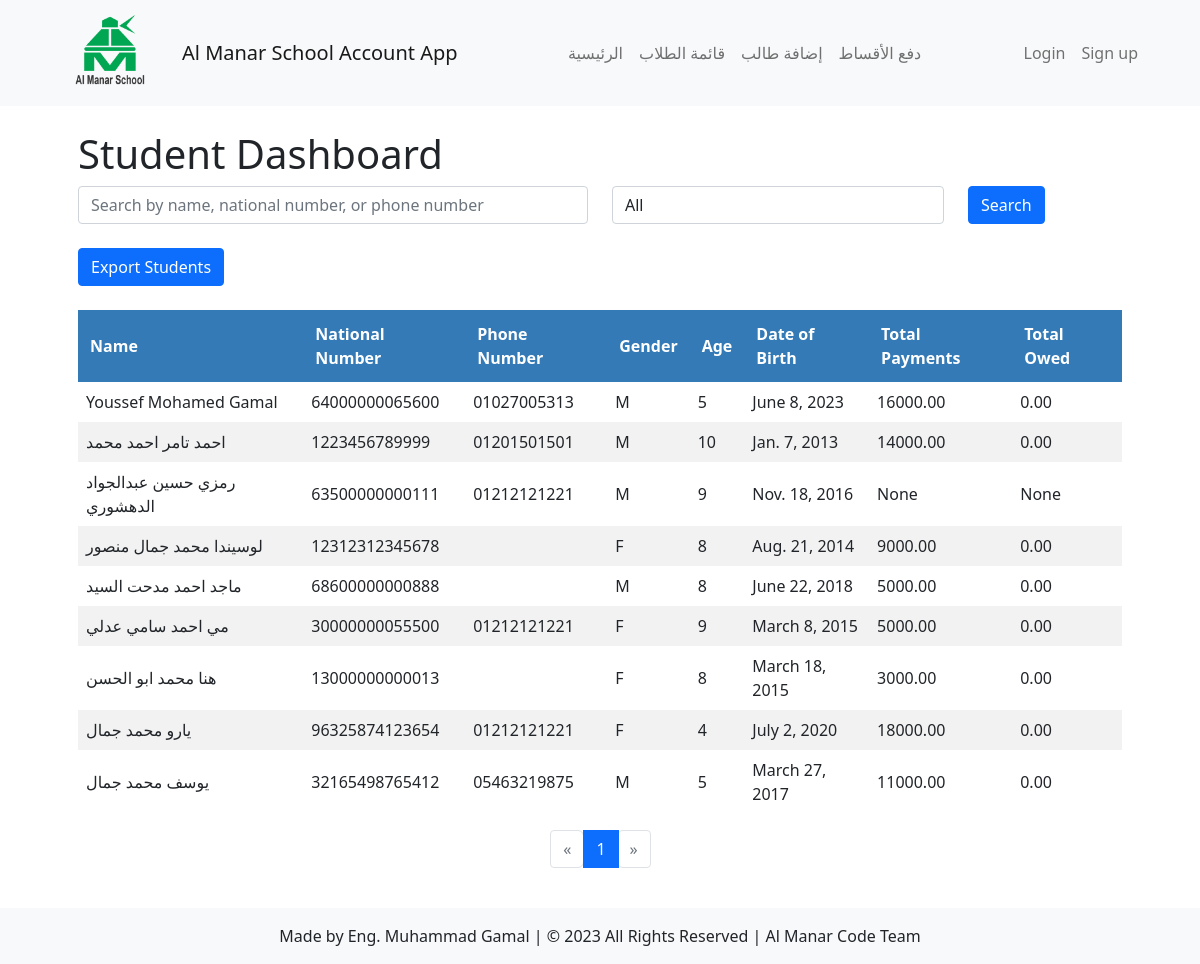
/students/dashboard/, run on an earlier commit of the app's database.
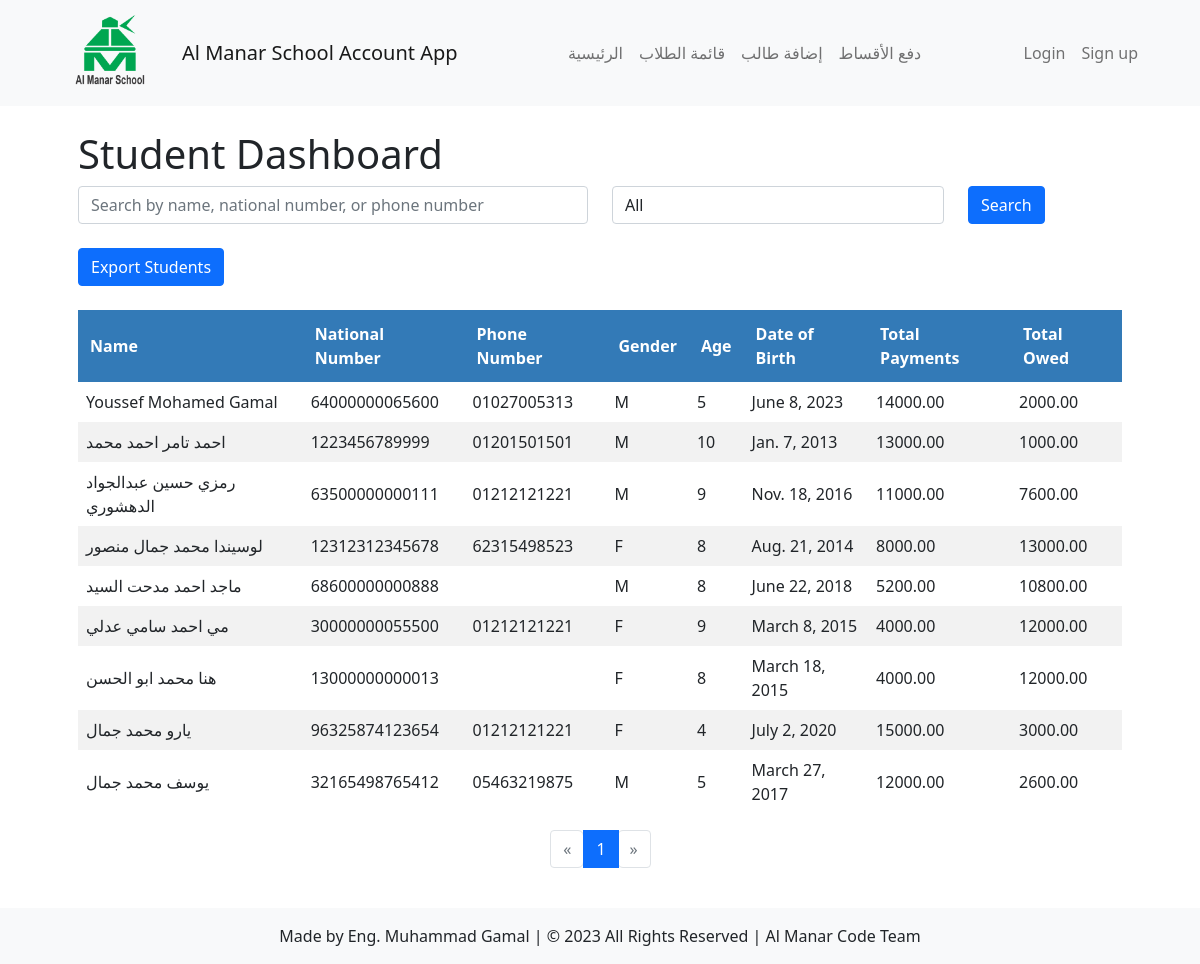
And on a later commit of the database.
### students/models.py (models this page shows, shortened)
class Student(models.Model):
    GENDER_CHOICES = (
        ('', '---------'),
        ('M', 'Male'),
        ('F', 'Female'),
    )
    DISCOUNT_CHOICES = (
        ('NONE', 'No Discount'),
        ('CHAIRMAN', 'Chairman of the Board Discount'),
        ('VICE_CHAIRMAN', 'Vice Chairman of the Board Discount'),
        ('EMPLOYEE_CHILD', 'Employee Child Discount'),
        ('ARMED_FORCES', 'Armed Forces Discount'),
    )
    name = models.CharField(max_length=50)
    national_number = models.IntegerField(unique=True)
    age = models.IntegerField()
    gender = models.CharField(max_length=1, choices=GENDER_CHOICES)
    date_of_birth = models.DateField()
    academic_year = models.ForeignKey(AcademicYear, on_delete=models.CASCADE, default=timezone.now, null=True, blank=True)
    classroom = models.ManyToManyField(Classroom)
    total_payments = models.DecimalField(max_digits=8, decimal_places=2, default=0, null=True, blank=True)
    total_owed = models.DecimalField(max_digits=8, decimal_places=2, default=0, null=True, blank=True)
    phone_number = models.CharField(max_length=20, default='')
    discount = models.CharField(max_length=20, choices=DISCOUNT_CHOICES, default='NONE')

### students/views.py (the view)
# urls.py: path('dashboard/', views.student_dashboard, name='student_dashboard'),
def student_dashboard(request):
    gender_filter = request.GET.get('gender')
    order_by = request.GET.get('order_by', 'name,total_payments,total_owed')
    students = Student.objects.all()
    if gender_filter:
        students = students.filter(gender=gender_filter)
    query = request.GET.get('q')
    if query:
        students = students.filter(
            Q(name__icontains=query) |
            Q(national_number__icontains=query) |
            Q(phone_number__icontains=query)
        )
    order_by_fields = order_by.split(",")
    students = students.order_by(*order_by_fields)
    paginator = Paginator(students, 10)  # 10 students per page
    page_number = request.GET.get('page')
    page_obj = paginator.get_page(page_number)
    context = {'page_obj': page_obj}
    return render(request, 'students/dashboard.html', context)

### students/templates/students/dashboard.html (shortened to what this page needs)
{% extends 'students/base.html' %}
 {% load static %}
 {% block content %}
 <div class="container">
     <h1 class="page-title">Student Dashboard</h1>
    <form method="GET" action="{% url 'students:student_dashboard' %}">
        <div class="row">
            <div class="col-md-6">
                <div class="form-group">
                    <input type="text" class="form-control" name="q" placeholder="Search by name, national number, or phone number" value="{{ request.GET.q }}">
                </div>
            </div>
            <div class="col-md-4">
                <div class="form-group">
                    <select class="form-control" name="gender">
                        <option value="">All</option>
                    </select>
                </div>
            </div>
            <div class="col-md-2">
                <button type="submit" class="btn btn-primary">Search</button>
            </div>
        </div>
    </form>
<br>
<div class="row">
    <div class="col-md-12">
        <a href="{% url 'students:export_students' %}" class="btn btn-primary">Export Students</a>
    </div>
</div>
<br>
    <table >
        <thead>
            <tr>
                <th>
                    <a href="?order_by=name" class="sortable no-underline {% if order_by == 'name' %}active{% endif %}">
                        Name
                    </a>
                </th>
                <th>
                    National Number
                </th>
                <th>
                    Phone Number
                </th>
                <th>
                    Gender
                </th>
                <th>
                    Age
                </th>
                <th>
                    Date of Birth
                </th>
                <th>
                    <a href="?order_by=total_payments" class="sortable no-underline {% if order_by == 'total_payments' %}active{% endif %}">
                        Total Payments
                    </a>
                </th>
                <th>
                    <a href="?order_by=total_owed" class="sortable no-underline {% if order_by == 'total_owed' %}active{% endif %}">
                        Total Owed
                    </a>
                </th>
            </tr>
        </thead>
        <tbody>
            {% for student in page_obj %}
            <tr>
                <td>{{ student.name }}</td>
                <td>{{ student.national_number }}</td>
                <td>{{ student.phone_number }}</td>
                <td>{{ student.gender }}</td>
                <td>{{ student.age }}</td>
                <td>{{ student.date_of_birth }}</td>
                <td>{{ student.total_payments }}</td>
                <td>{{ student.total_owed }}</td>
            </tr>
            {% endfor %}
        </tbody>
    </table>
    <div class="d-flex justify-content-center">
        <nav aria-label="Page navigation example">
            <ul class="pagination">
                {% if page_obj.has_previous %}
                    <li class="page-item"><a class="page-link" href="?page={{ page_obj.previous_page_number }}">&laquo;</a></li>
                {% else %}
                    <li class="page-item disabled"><span class="page-link">&laquo;</span></li>
                {% endif %}
                {% for num in page_obj.paginator.page_range %}
                    {% if page_obj.number == num %}
                        <li class="page-item active"><span class="page-link">{{ num }}</span></li>
                    {% elif num > page_obj.number|add:'-3' and num < page_obj.number|add:'3' %}
                        <li class="page-item"><a class="page-link" href="?page={{ num }}">{{ num }}</a></li>
                    {% endif %}
                {% endfor %}
                {% if page_obj.has_next %}
                    <li class="page-item"><a class="page-link" href="?page={{ page_obj.next_page_number }}">&raquo;</a></li>
                {% else %}
                    <li class="page-item disabled"><span class="page-link">&raquo;</span></li>
                {% endif %}
            </ul>
        </nav>
    </div>
</div>
 {% endblock %}

### students/templates/students/base.html (shortened to what this page needs)
{% load static %}
{% load crispy_forms_tags %}
<!DOCTYPE html>
<html lang="en">
<head>
<link rel="stylesheet" href="{% static 'css/bootstrap.css' %}">
<link rel="stylesheet" href="{% static 'css/bootstrap.min.css' %}">
<link rel="stylesheet" href="{% static 'css/bootstrap.rtl.css' %}">
<link rel="stylesheet" href="{% static 'css/bootstrap.rtl.min.css' %}">
<link rel="stylesheet" href="{% static 'css/bootstrap-grid.css' %}">
<link rel="stylesheet" href="{% static 'css/bootstrap-grid.min.css' %}">
<link rel="stylesheet" href="{% static 'css/bootstrap-grid.rtl.css' %}">
<link rel="stylesheet" href="{% static 'css/bootstrap-grid.rtl.min.css' %}">
<link rel="stylesheet" href="{% static 'css/bootstrap-reboot.css' %}">
<link rel="stylesheet" href="{% static 'css/bootstrap-reboot.min.css' %}">
<link rel="stylesheet" href="{% static 'css/bootstrap-reboot.rtl.css' %}">
<link rel="stylesheet" href="{% static 'css/bootstrap-reboot.rtl.min.css' %}">
<link rel="stylesheet" href="{% static 'css/bootstrap-utilities.css' %}">
<link rel="stylesheet" href="{% static 'css/bootstrap-utilities.min.css' %}">
<link rel="stylesheet" href="{% static 'css/bootstrap-utilities.rtl.css' %}">
<link rel="stylesheet" href="{% static 'css/bootstrap-utilities.rtl.min.css' %}">
<link rel="stylesheet" href="{% static 'css/style.css' %}">
<link rel="stylesheet" href="https://use.fontawesome.com/releases/v5.15.3/css/all.css">
<link rel="stylesheet" href="https://cdn.jsdelivr.net/npm/bootstrap-icons%401.5.0/font/bootstrap-icons.css">
<link rel="stylesheet" href="https://cdnjs.cloudflare.com/ajax/libs/twitter-bootstrap/5.0.2/css/bootstrap.min.css" />
</head>
<body>
  <nav class="navbar navbar-expand-lg navbar-light bg-light">
    <div class="container">
      <a class="navbar-brand" href="{% url 'students:home' %}">
        <img src="{% static 'img/logo.png' %}" alt="Logo" width="80">
      </a>
      <a class="navbar-brand" href="{% url 'students:home' %}">Al Manar School Account App</a>
      <div class="collapse navbar-collapse" id="navbarNav">
        <ul class="navbar-nav me-auto">
          <li class="nav-item">
            <a class="nav-link {% if request.resolver_match.url_name == 'home' %}active{% endif %}" href="{% url 'students:home' %}">الرئيسية</a>
          </li>
          <li class="nav-item">
            <a class="nav-link {% if request.resolver_match.url_name == 'student_list' %}active{% endif %}" href="{% url 'students:student_list' %}">قائمة الطلاب</a>
          </li>
          <li class="nav-item">
            <a class="nav-link {% if request.resolver_match.url_name == 'add_student' %}active{% endif %}" href="{% url 'students:add_student' %}">إضافة طالب</a>
          </li>
          <li class="nav-item">
            <a class="nav-link {% if request.resolver_match.url_name == 'search_student' %}active{% endif %}" href="{% url 'students:search_student' %}">دفع الأقساط</a>
          </li>
        </ul>
        <ul class="navbar-nav">
          {% if user.is_authenticated %}
            <li class="nav-item">
              <a class="nav-link" href="{% url 'account:view_profile' %}">Welcome, {{ user.username }}</a>
            </li>
            <li class="nav-item">
              <a class="nav-link" href="{% url 'account:change_password' %}">Change Password</a>
            </li>
            <li class="nav-item">
              <a class="nav-link" href="{% url 'logout' %}">Log out</a>
            </li>
          {% else %}
            <li class="nav-item">
              <a class="nav-link" href="{% url 'account:login' %}">Login</a>
            </li>
            <li class="nav-item">
              <a class="nav-link" href="{% url 'account:signup' %}">Sign up</a>
            </li>
          {% endif %}
        </ul>
      </div>
    </div>
  </nav>
<div class="container py-4">
    {% block content %}
    {% endblock %}
</div>
<footer class="bg-light text-center py-3">
  Made by Eng. Muhammad Gamal | © 2023 All Rights Reserved | Al Manar Code Team
</footer>
</body>
</html>

### students/static/css/style.css (style rules this page uses)
.btn-primary { background-color: #007bff; border-color: #007bff; }
table { border-collapse: collapse; width: 100%; margin: 0 auto; }
th { background-color: #337ab7; color: white; font-weight: bold; text-align: left; padding: 12px; }
td { border: 1px solid #ddd; padding: 8px; }
tr:nth-child(even) td { background-color: #f2f2f2; }
.pagination { display: flex; justify-content: center; align-items: center; margin-top: 1rem; margin-bottom: 1rem; }
.no-underline { text-decoration: none; color: #ffffff; }

What changed in the data, as far as the page shows it:
changed Student "Youssef Mohamed Gamal": total_payments "16000.00" → "14000.00"; total_owed "0.00" → "2000.00"
changed Student "احمد تامر احمد محمد": total_payments "14000.00" → "13000.00"; total_owed "0.00" → "1000.00"
changed Student "رمزي حسين عبدالجواد الدهشوري": total_payments "None" → "11000.00"; total_owed "None" → "7600.00"
changed Student "لوسيندا محمد جمال منصور": phone_number (not shown) → "62315498523"; total_payments "9000.00" → "8000.00"; total_owed "0.00" → "13000.00"
changed Student "ماجد احمد مدحت السيد": total_payments "5000.00" → "5200.00"; total_owed "0.00" → "10800.00"
changed Student "مي احمد سامي عدلي": total_payments "5000.00" → "4000.00"; total_owed "0.00" → "12000.00"
changed Student "هنا محمد ابو الحسن": total_payments "3000.00" → "4000.00"; total_owed "0.00" → "12000.00"
changed Student "يارو محمد جمال": total_payments "18000.00" → "15000.00"; total_owed "0.00" → "3000.00"
changed Student "يوسف محمد جمال": total_payments "11000.00" → "12000.00"; total_owed "0.00" → "2600.00"
